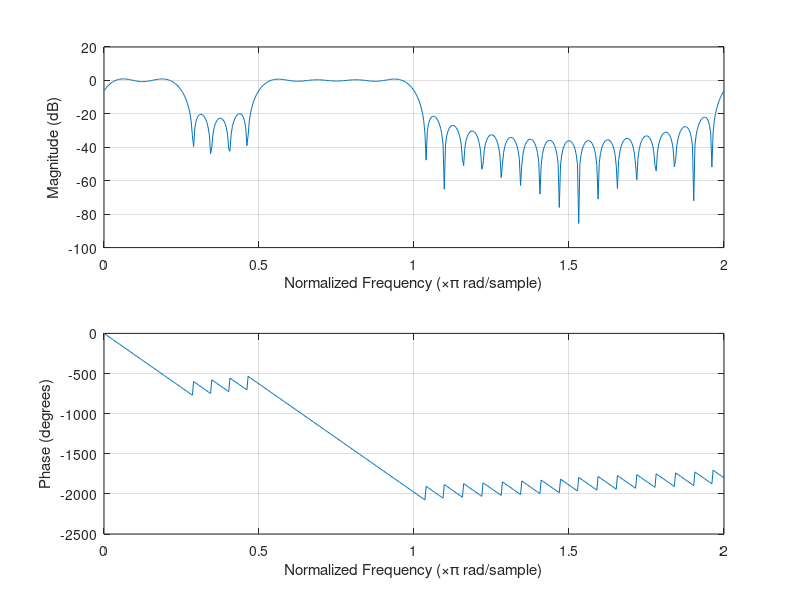
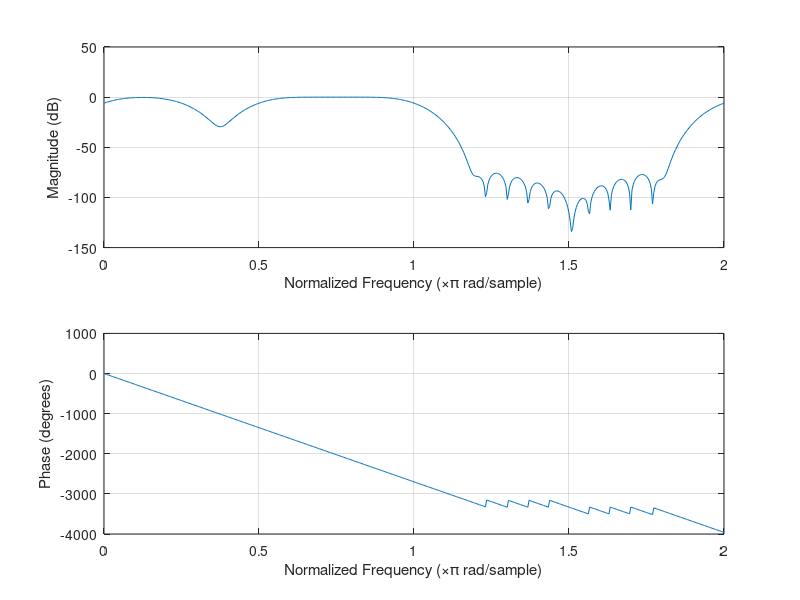
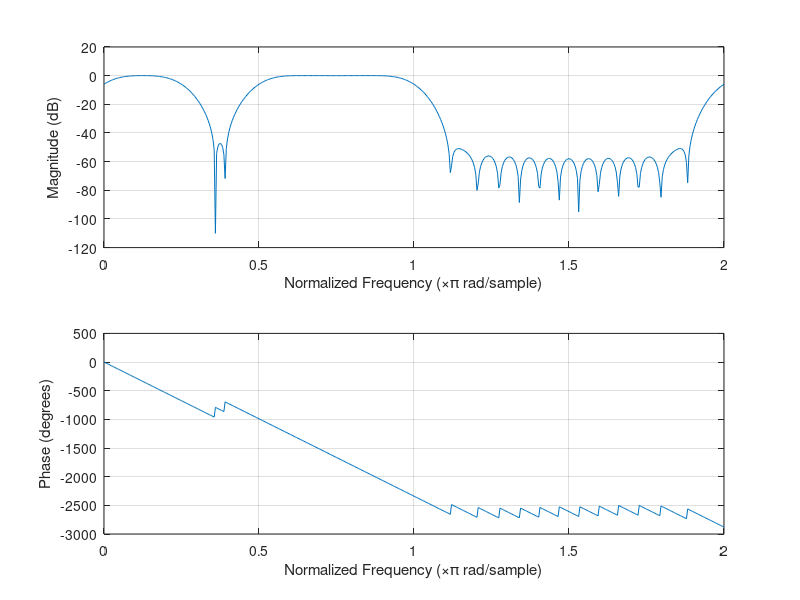

These charts were generated, in order, by the following MATLAB code:
clc;
clear all;
close all;

% rect
wc=pi/2;
M=31;

for n=0:M
    w=1;
    r=@(w) exp(-1i*w*(n-(M-1)/2));
    %Q=integral(r,-pi/4,-pi/2);
    q1 = integral(r,-pi/4,0);
    q2 = integral(r,-pi,-pi/2);
    Q = q1+q2;
    y(n+1)=(1/(2*pi))*Q;
    h(n+1)=y(n+1).*w;
end
figure;
freqz(h);

% hamming
for n=0:M
    w2=0.42-0.5*cos(2*pi*n/(M-1))+0.08*cos(4*pi*n/(M-1));
    r=@(w) exp(-1i*w*(n-(M-1)/2));
    %Q=integral(r,-pi/4,-pi/2);
    q1 = integral(r,-pi/4,0);
    q2 = integral(r,-pi,-pi/2);
    Q = q1+q2;
    y(n+1)=(1/(2*pi))*Q;
    h2(n+1)=y(n+1).*w2;
end
figure;
freqz(h2);

% blackman
for n=0:M
    w3=0.54-0.46*cos(2*pi*n/(M-1));
     r=@(w) exp(-1i*w*(n-(M-1)/2));
     %Q=integral(r,-pi/4,-pi/2);
    q1 = integral(r,-pi/4,0);
    q2 = integral(r,-pi,-pi/2);
    Q = q1+q2;
     y(n+1)=(1/(2*pi))*Q;
    h3(n+1)=y(n+1).*w3;
end
figure;
freqz(h3);